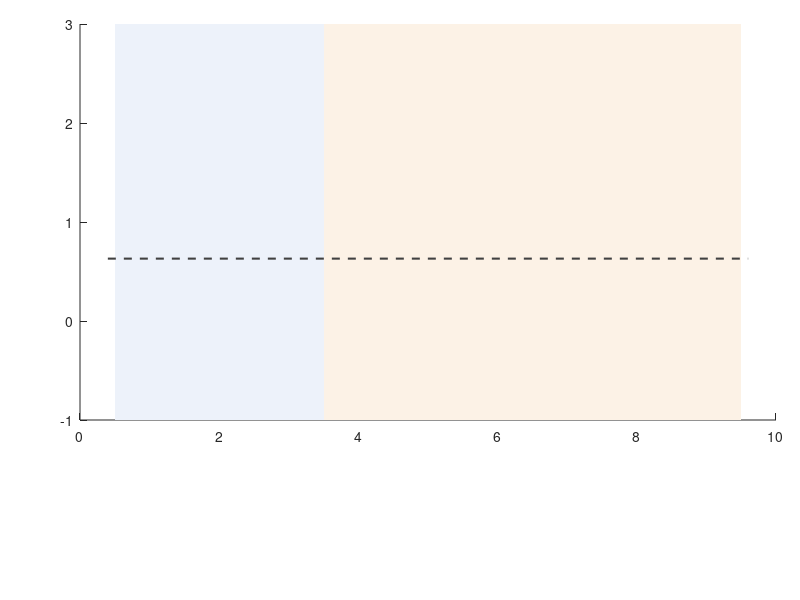

Write MATLAB code to recreate this figure. (Note: this script raises an error after producing the figure.)
function Figure_PanelB(ax)
%% Figure_PanelB  Panel B of figure 5: implementation sensitivity.

standalone = (nargin < 1) || isempty(ax);

%% ===================== settings =====================
EXP_RATIO = 0.63;        % experimental A863P/WT current-threshold ratio
FS        = 9;
navy      = [0.00 0.13 0.28];
orange    = [0.86 0.45 0.06];
graycol   = [0.45 0.45 0.45];
dash      = [0.25 0.25 0.25];
BW        = 0.55;
% colour per family: 1 = Hill-HH, 2 = classical HH, 3 = consistency check.
% The consistency check is the classical model re-expressed, so it is orange
% too and shares one continuous orange band with the classical strategies.
col       = {navy,orange,orange};
OUTF      = 'PanelB_data.mat';

% how the "single determinate value" marker is explained in the legend
%   'twotone'  one navy dot and one orange dot side by side before the text,
%              so the reader sees the marker is used in both colours
%   'open'     a single hollow dot, text says it is filled in the model colour
SINGLE_LEGEND = 'twotone';

%% ===================== prepare the data =====================
% group 1 = Hill-HH (navy), 2 = classical HH (orange), 3 = consistency check
B = struct('label',{},'group',{},'ratio',{},'src',{});

B(end+1) = item('Hill-HH|direct',1, 7.19/17.69, 'single run (17.69 / 7.19)');

[r,s] = ratiosFrom('Nav17_Hill_results.csv',0.395);
B(end+1) = item('Hill-HH|compl. fixed',1,r,s);

[r,s] = ratiosFrom('Nav17_HillAH_results.csv',[0.346 0.395 0.446]);
B(end+1) = item('Hill-HH|\alpha_h free',1,r,s);

[r,s] = ratiosFrom('Nav17_HH_shift_summary.csv',12.41/37.75);
B(end+1) = item('Classical|voltage shift',2,r,s);

[r,s] = ratiosFrom('Nav17_HH_starts_fixedComp_boltzmann.csv',0.996);
B(end+1) = item('Classical|compl. fixed',2,r,s);

[r,s] = ratiosFrom('Nav17_HH_Boltzmann_summary.csv',[0.53545 0.41261 0.37114]);
B(end+1) = item('Classical|\tau-constrained',2,r,s);

[r,s] = ratiosFrom('Nav17_HH_starts_ensemble_boltz.csv',[0.152 0.298 0.927]);
B(end+1) = item('Classical|all free',2,r,s);

[r,s] = ratiosFrom('Nav17_HH_tau_rescaling_grid.csv',[0.214 0.460 0.991]);
B(end+1) = item('Classical|\tau-rescaled',2,r,s);

B(end+1) = item('Consistency|check',3, 6.75/17.00, 'single run (17.00 / 6.75)');

save(OUTF,'B','EXP_RATIO');

if standalone
    fprintf('Panel B\n');
    fprintf('%-28s %5s %8s %8s %8s   %s\n','strategy','n','median','min','max','source');
    for i = 1:numel(B)
        r = B(i).ratio(isfinite(B(i).ratio));
        fprintf('%-28s %5d %8.3f %8.3f %8.3f   %s\n', ...
            strrep(B(i).label,'|',' '),numel(r),median(r),min(r),max(r),B(i).src);
    end
    fprintf('  saved %s\n',OUTF);
end

%% ===================== draw =====================
if standalone
    fig = figure('Color','w','Units','pixels','Position',[60 60 900 560]);
    ax  = axes('Parent',fig,'Position',[0.10 0.30 0.87 0.66]);
end
hold(ax,'on');

n   = numel(B);
grp = [B.group];

% faint band behind each family. Classical HH and the consistency check share
% one continuous orange band, since the check is the classical model
% re-expressed; only Hill-HH sits on its own.
kNavy = find(grp == 1);
kOrg  = find(grp >= 2);
if ~isempty(kNavy)
    patch(ax,'XData',[min(kNavy)-0.5 max(kNavy)+0.5 max(kNavy)+0.5 min(kNavy)-0.5], ...
             'YData',[-1 -1 3 3],'FaceColor',[0.93 0.95 0.98],'EdgeColor','none');
end
if ~isempty(kOrg)
    patch(ax,'XData',[min(kOrg)-0.5 max(kOrg)+0.5 max(kOrg)+0.5 min(kOrg)-0.5], ...
             'YData',[-1 -1 3 3],'FaceColor',[0.99 0.95 0.90],'EdgeColor','none');
end

% experimental reference
hExp = plot(ax,[0.4 n+0.6],[EXP_RATIO EXP_RATIO],'--','Color',dash,'LineWidth',1.5);

% which strategies have a distribution to summarise
isSingle = false(1,n);
for i = 1:n
    isSingle(i) = numel(B(i).ratio(isfinite(B(i).ratio))) < 2;
end

useBoxchart = exist('boxchart','file') == 2 || exist('boxchart','builtin') == 5;
if useBoxchart
    % one BOXCHART call per colour group, so each family keeps its colour
    for g = 1:3
        k = find(grp == g & ~isSingle);
        if isempty(k), continue; end
        xs = []; ys = [];
        for i = k
            r  = B(i).ratio(isfinite(B(i).ratio));
            xs = [xs; repmat(i,numel(r),1)];   %#ok<AGROW>
            ys = [ys; r(:)];                   %#ok<AGROW>
        end
        h = boxchart(ax,xs,ys,'BoxWidth',BW, ...
                     'BoxFaceColor',col{g},'BoxFaceAlpha',0.25, ...
                     'WhiskerLineColor',col{g},'MarkerColor',col{g}, ...
                     'MarkerSize',3,'LineWidth',1.1);
        try, h.BoxEdgeColor = col{g}; end                   %#ok<TRYNC> R2021a+
        try, h.BoxMedianLineColor = col{g}; end             %#ok<TRYNC> R2023a+
    end
else
    if exist('boxplot','file') ~= 2
        error(['Neither boxchart (R2020b+) nor boxplot (Statistics Toolbox) is ' ...
               'available in this MATLAB installation.']);
    end
    xs = []; ys = [];
    for i = find(~isSingle)
        r  = B(i).ratio(isfinite(B(i).ratio));
        xs = [xs; repmat(i,numel(r),1)];  ys = [ys; r(:)];   %#ok<AGROW>
    end
    boxplot(ax,ys,xs,'Positions',unique(xs),'Widths',BW,'Colors','k','Symbol','.');
end

% strategies that produced one determinate value
for i = find(isSingle)
    r = B(i).ratio(isfinite(B(i).ratio));
    plot(ax,i,r(1),'o','MarkerFaceColor',col{B(i).group}, ...
         'MarkerEdgeColor',col{B(i).group},'MarkerSize',7);
end

%% ===================== axes =====================
lab = cellfun(@(s) strsplit(s,'|'),{B.label},'UniformOutput',false);
lab = cellfun(@(c) sprintf('%s\\newline%s',c{1},c{2}),lab,'UniformOutput',false);
set(ax,'XTick',1:n,'XTickLabel',lab,'TickLabelInterpreter','tex', ...
       'FontSize',FS,'TickDir','out','Box','on','Layer','top');
xlim(ax,[0.4 n+0.6]);
allr = vertcat(B.ratio);  allr = allr(isfinite(allr));
ylim(ax,[0 max(1.05, 1.08*max([allr(:); EXP_RATIO]))]);
ylabel(ax,'A863P / WT rheobase ratio','FontSize',FS+0.5);
grid(ax,'on'); set(ax,'GridAlpha',0.12,'XGrid','off');

%% ===================== legend, below the axes =====================
hs = []; ls = {};
h = patch(ax,'XData',NaN,'YData',NaN,'FaceColor',navy,'FaceAlpha',0.25, ...
          'EdgeColor',navy,'LineWidth',1.1);   hs(end+1)=h; ls{end+1}='Hill-HH';
h = patch(ax,'XData',NaN,'YData',NaN,'FaceColor',orange,'FaceAlpha',0.25, ...
          'EdgeColor',orange,'LineWidth',1.1); hs(end+1)=h; ls{end+1}='classical HH';
switch lower(SINGLE_LEGEND)
    case 'twotone'
        % two dots, then the text. The first entry carries an empty label, so
        % the pair reads as one item and shows that the same marker appears in
        % whichever colour the strategy's model family uses.
        h = plot(ax,NaN,NaN,'o','MarkerFaceColor',navy,'MarkerEdgeColor',navy, ...
                 'MarkerSize',6);              hs(end+1)=h; ls{end+1}='';
        h = plot(ax,NaN,NaN,'o','MarkerFaceColor',orange,'MarkerEdgeColor',orange, ...
                 'MarkerSize',6);              hs(end+1)=h; ls{end+1}='single determinate value';
    otherwise
        h = plot(ax,NaN,NaN,'o','MarkerFaceColor','w','MarkerEdgeColor',graycol, ...
                 'MarkerSize',6,'LineWidth',1.2);
        hs(end+1)=h; ls{end+1}='single determinate value (filled in the model colour)';
end
hs(end+1) = hExp;                              ls{end+1}='experimental ratio';
lg = legend(ax,hs,ls,'Orientation','horizontal','NumColumns',numel(hs), ...
            'Box','off','FontSize',FS);

% tighten the swatch-to-text spacing: this is what sets the gap between the
% navy dot and the orange dot of the two-tone entry (default is [30 18])
try, lg.ItemTokenSize = [12 8]; end                          %#ok<TRYNC>

% centre the legend horizontally under the axes, using its own measured width
drawnow;                         % MATLAB sizes the legend only once it is drawn
p   = get(ax,'Position');
lgp = get(lg,'Position');
set(lg,'Position',[p(1) + (p(3) - lgp(3))/2, max(0.01,p(2)-0.16), lgp(3), lgp(4)]);

%% ===================== export =====================
if standalone
    exportgraphics(fig,'PanelB_sensitivity.pdf','ContentType','vector');
    exportgraphics(fig,'PanelB_sensitivity.png','Resolution',400);
    fprintf('  saved PanelB_sensitivity.pdf / .png\n\n');
    fprintf(['caption note: every strategy shown reproduces the same published\n' ...
             'steady-state curves for A863P; the spread within the classical\n' ...
             'family comes entirely from kinetic choices the experimental papers\n' ...
             'do not specify. The dashed line is the experimental ratio %.2f.\n'],EXP_RATIO);
end
end

%% ===================== helpers =====================
function e = item(label,group,ratio,src)
    e.label = label;  e.group = group;  e.ratio = ratio(:);  e.src = src;
end

function [r,src] = ratiosFrom(csvf,fallback)
% Pull the column of A863P/WT rheobase ratios out of a CSV written by one of
% the simulation scripts, building it from the two rheobase columns when the
% ratio itself was not written out. Falls back to the values already recorded
% in the summary table, and says so.
    r = [];  src = '';
    if isfile(csvf)
        T = readtable(csvf);
        c = pickCol(T,{'Ratio_AP_WT','ratio_AP_WT','Ratio','ratio'});
        if ~isempty(c)
            r = T.(c);
        else
            cW = pickCol(T,{'Rheo_WT','rheo_WT','Rheobase_WT'});
            cA = pickCol(T,{'Rheo_AP','rheo_AP','Rheobase_AP'});
            if ~isempty(cW) && ~isempty(cA), r = T.(cA)./T.(cW); end
        end
        if ~isempty(r)
            r = r(isfinite(r));
            src = sprintf('%s (n=%d)',csvf,numel(r));
        end
    end
    if isempty(r)
        r = fallback(:);
        src = sprintf('FALLBACK, %s not read',csvf);
    end
end

function nm = pickCol(T,cands)
    nm = '';
    for i = 1:numel(cands)
        if ismember(cands{i},T.Properties.VariableNames), nm = cands{i}; return; end
    end
end
